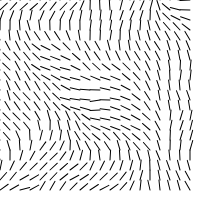
Frame 1 (no input)
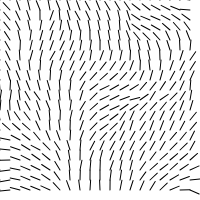
Frame 60 (no input)
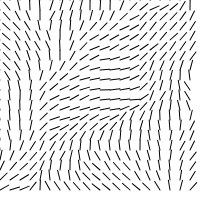
Frame 120 (the mouse pressed at the canvas centre since frame 60)

The p5.js sketch that drew these frames (run headless with seeded random() and noise() and a simulated clock; from frame 60 on, the mouse is pressed at the canvas centre):

// p5.js sketch
// ── sketch.js
window.increment = 0.1;
const width = 200;
const height = 200;
const scaleVal = 10; // number of pixels for each vector
let cols, rows;
let zOffset = 0;

function setup() {
    createCanvas(width, height);
    pixelDensity(1); // Workaround for high density displays like Retina
    cols = floor(width / scaleVal);
    rows = floor(height / scaleVal); 
}
  
function draw() {
    background(255);
    randomSeed(); // check documentation
    noiseDetail(10);
    let yOffset = 0;
    for (let x = 0; x < cols; x++) {
        let xOffset = 0;
        for (let y = 0; y < rows; y++) {
            const r = noise(xOffset, yOffset, zOffset) * TWO_PI;
            const vect = p5.Vector.fromAngle(r);
            stroke(0);
            push();
            translate(x * scaleVal, y * scaleVal);
            rotate(vect.heading());
            rotate(PI / 2);
            line(0, 0, scaleVal, 0);
            pop();
            // fill(random(255));
            fill(r);
            // rect(x * scaleVal, y * scaleVal, scaleVal, scaleVal);
            xOffset += increment;
        }
        yOffset += increment;
        zOffset += increment / 10;
    }
    // noLoop();
}
